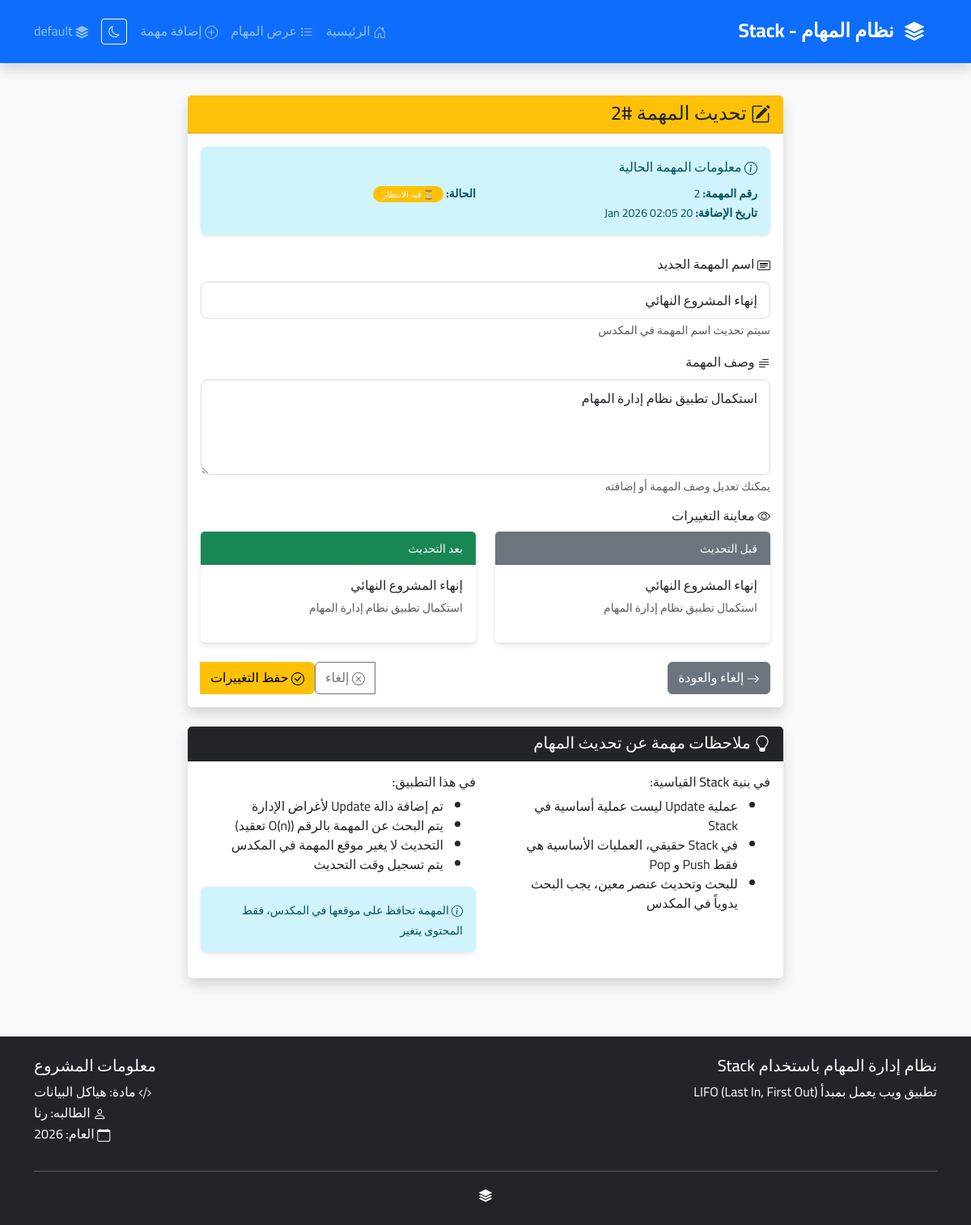
Screenshot of /update-task/2 with the database file from the repository.
### models/task_stack.py (models this page shows, shortened)
class Stack(db.Model):
    __tablename__ = 'stacks'
    id = db.Column(db.Integer, primary_key=True)
    name = db.Column(db.String(100), unique=True, nullable=False)
    created_at = db.Column(db.DateTime, default=datetime.utcnow)
    total_operations = db.Column(db.Integer, default=0)
    tasks = db.relationship('Task', backref='stack', lazy=True, cascade='all, delete-orphan')

class Task(db.Model):
    __tablename__ = 'tasks'
    id = db.Column(db.Integer, primary_key=True)
    stack_id = db.Column(db.Integer, db.ForeignKey('stacks.id'), nullable=False)
    task = db.Column(db.String(255), nullable=False)
    description = db.Column(db.Text, default='')
    status = db.Column(db.String(30), default='pending')
    created_at = db.Column(db.DateTime, default=datetime.utcnow)
    updated_at = db.Column(db.DateTime, onupdate=datetime.utcnow)
    def to_dict(self):
        return {
            'id': self.id,
            'task': self.task,
            'description': self.description,
            'status': self.status,
            'created_at': self.created_at.isoformat() if self.created_at else None,
            'updated_at': self.updated_at.isoformat() if self.updated_at else None
        }

### app.py (the view, shortened to what this page needs)
@app.route('/update-task/<int:task_id>', methods=['GET', 'POST'])
def update_task(task_id):
    stack_id = session.get('current_stack', 'default')
    stack = TaskStack(stack_id)
    task = stack.search(task_id)
    if not task:
        flash('المهمة غير موجودة!', 'danger')
        return redirect(url_for('view_tasks'))
    return render_template('update_task.html', task=task)

### app.py (called while the page is built)
def _fromisoformat(value):
    try:
        if isinstance(value, str):
            return datetime.fromisoformat(value)
        return value
    except Exception:
        return value

def _datetimeformat(value, fmt="%d %b %Y %H:%M"):
    try:
        if isinstance(value, str):
            value = datetime.fromisoformat(value)
        return value.strftime(fmt)
    except Exception:
        return value

@app.context_processor
def inject_taskstack():
    from models.task_stack import TaskStack
    return {'TaskStack': TaskStack}

@app.before_request
def initialize_session():
    if 'theme' not in session:
        session['theme'] = 'light'
    from models.task_stack import TaskStack
    default_stack = TaskStack('default')
    if default_stack.size() == 0:
        for task in DEFAULT_TASKS:
            default_stack.push(task['name'], task['description'])
    if 'current_stack' not in session:
        session['current_stack'] = 'default'
    session['initialized'] = True

### models/task_stack.py (called while the page is built)
    def search(self, task_id):
        t = Task.query.filter_by(id=task_id, stack_id=self._stack.id).first()
        return t.to_dict() if t else None

    def size(self):
        return Task.query.filter_by(stack_id=self._stack.id).count()

### templates/update_task.html (shortened to what this page needs)
{% extends "layout.html" %}
{% block content %}
<div class="row justify-content-center">
    <div class="col-md-8">
        <div class="card shadow">
            <div class="card-header bg-warning text-dark">
                <h4 class="mb-0">
                    <i class="bi bi-pencil-square"></i>
                    تحديث المهمة #{{ task.id }}
                </h4>
            </div>
            <div class="card-body">
                <form method="POST" action="{{ url_for('update_task', task_id=task.id) }}">
                    <div class="alert alert-info mb-4">
                        <h6>
                            <i class="bi bi-info-circle"></i>
                            معلومات المهمة الحالية
                        </h6>
                        <div class="row mt-2">
                            <div class="col-md-6">
                                <small><strong>رقم المهمة:</strong> {{ task.id }}</small><br>
                                <small><strong>تاريخ الإضافة:</strong> {{ task.created_at|fromisoformat|datetimeformat }}</small>
                            </div>
                            <div class="col-md-6">
                                <small><strong>الحالة:</strong>
                                    <span class="badge bg-{{
                                        'warning' if task.status == 'pending'
                                        else 'secondary' if task.status == 'in_progress'
                                        else 'success'
                                    }}">
                                        {{
                                            '⏳ قيد الانتظار' if task.status == 'pending'
                                            else '🔄 قيد التنفيذ' if task.status == 'in_progress'
                                            else '✅ مكتملة'
                                        }}
                                    </span>
                                </small>
                            </div>
                        </div>
                    </div>
                    <div class="mb-3">
                        <label for="task_name" class="form-label">
                            <i class="bi bi-card-heading"></i>
                            اسم المهمة الجديد
                        </label>
                        <input type="text" class="form-control" id="task_name"
                               name="task_name" value="{{ task.task }}"
                               required maxlength="200">
                        <div class="form-text">
                            سيتم تحديث اسم المهمة في المكدس
                        </div>
                    </div>
                    <div class="mb-3">
                        <label for="description" class="form-label">
                            <i class="bi bi-text-paragraph"></i>
                            وصف المهمة
                        </label>
                        <textarea class="form-control" id="description"
                                  name="description" rows="4">{{ task.description or '' }}</textarea>
                        <div class="form-text">
                            يمكنك تعديل وصف المهمة أو إضافته
                        </div>
                    </div>
                    <div class="mb-4">
                        <h6>
                            <i class="bi bi-eye"></i>
                            معاينة التغييرات
                        </h6>
                        <div class="row">
                            <div class="col-md-6">
                                <div class="card">
                                    <div class="card-header bg-secondary text-white">
                                        <small>قبل التحديث</small>
                                    </div>
                                    <div class="card-body">
                                        <h6>{{ task.task }}</h6>
                                        {% if task.description %}
                                        <p class="small text-muted">{{ task.description[:50] }}{% if task.description|length > 50 %}...{% endif %}</p>
                                        {% endif %}
                                    </div>
                                </div>
                            </div>
                            <div class="col-md-6">
                                <div class="card">
                                    <div class="card-header bg-success text-white">
                                        <small>بعد التحديث</small>
                                    </div>
                                    <div class="card-body">
                                        <h6 id="afterTaskName">{{ task.task }}</h6>
                                        <p class="small text-muted" id="afterDescription">
                                            {{ task.description[:50] or 'لا يوجد وصف' }}{% if task.description and task.description|length > 50 %}...{% endif %}
                                        </p>
                                    </div>
                                </div>
                            </div>
                        </div>
                    </div>
                    <div class="d-flex justify-content-between">
                        <a href="{{ url_for('view_tasks') }}" class="btn btn-secondary">
                            <i class="bi bi-arrow-right"></i> إلغاء والعودة
                        </a>
                        <div class="btn-group">
                            <a href="{{ url_for('view_tasks') }}" class="btn btn-outline-secondary">
                                <i class="bi bi-x-circle"></i> إلغاء
                            </a>
                            <button type="submit" class="btn btn-warning">
                                <i class="bi bi-check-circle"></i>
                                حفظ التغييرات
                            </button>
                        </div>
                    </div>
                </form>
            </div>
        </div>
        <div class="card shadow mt-4">
            <div class="card-header bg-dark text-white">
                <h5 class="mb-0">
                    <i class="bi bi-lightbulb"></i>
                    ملاحظات مهمة عن تحديث المهام
                </h5>
            </div>
            <div class="card-body">
                <div class="row">
                    <div class="col-md-6">
                        <h6>في بنية Stack القياسية:</h6>
                        <ul>
                            <li>عملية Update ليست عملية أساسية في Stack</li>
                            <li>في Stack حقيقي، العمليات الأساسية هي فقط Push و Pop</li>
                            <li>للبحث وتحديث عنصر معين، يجب البحث يدوياً في المكدس</li>
                        </ul>
                    </div>
                    <div class="col-md-6">
                        <h6>في هذا التطبيق:</h6>
                        <ul>
                            <li>تم إضافة دالة Update لأغراض الإدارة</li>
                            <li>يتم البحث عن المهمة بالرقم (O(n) تعقيد)</li>
                            <li>التحديث لا يغير موقع المهمة في المكدس</li>
                            <li>يتم تسجيل وقت التحديث</li>
                        </ul>
                        <div class="alert alert-info mt-2">
                            <small>
                                <i class="bi bi-info-circle"></i>
                                المهمة تحافظ على موقعها في المكدس، فقط المحتوى يتغير
                            </small>
                        </div>
                    </div>
                </div>
            </div>
        </div>
    </div>
</div>
{% endblock %}

### templates/layout.html (shortened to what this page needs)
<!DOCTYPE html>
<html lang="ar" dir="rtl">
<head>
    <link href="https://cdn.jsdelivr.net/npm/bootstrap@5.3.0/dist/css/bootstrap.min.css" rel="stylesheet">
    <link rel="stylesheet" href="https://cdn.jsdelivr.net/npm/bootstrap-icons@1.10.0/font/bootstrap-icons.css">
    <link rel="stylesheet" href="{{ url_for('static', filename='css/style.css') }}">
</head>
<body class="{{ 'dark-mode' if session.get('theme') == 'dark' else 'light-mode' }}">
    <nav class="navbar navbar-expand-lg navbar-dark bg-primary shadow">
        <div class="container">
            <a class="navbar-brand" href="{{ url_for('index') }}">
                <i class="bi bi-stack"></i>
                <span class="me-2">نظام المهام - Stack</span>
            </a>
            <div class="collapse navbar-collapse" id="navbarNav">
                <ul class="navbar-nav me-auto">
                    <li class="nav-item">
                        <a class="nav-link" href="{{ url_for('index') }}">
                            <i class="bi bi-house-door"></i> الرئيسية
                        </a>
                    </li>
                    <li class="nav-item">
                        <a class="nav-link" href="{{ url_for('view_tasks') }}">
                            <i class="bi bi-list-task"></i> عرض المهام
                        </a>
                    </li>
                    <li class="nav-item">
                        <a class="nav-link" href="{{ url_for('add_task') }}">
                            <i class="bi bi-plus-circle"></i> إضافة مهمة
                        </a>
                    </li>
                </ul>
                <button class="btn btn-outline-light btn-sm me-2" id="themeToggle">
                    <i class="bi bi-{{ 'moon' if session.get('theme') == 'light' else 'sun' }}"></i>
                </button>
                <span class="navbar-text me-3">
                    <i class="bi bi-stack"></i>
                    <span id="currentStack">{{ session.get('current_stack', 'default') }}</span>
                </span>
            </div>
        </div>
    </nav>
    <main class="container my-4">
        {% block content %}{% endblock %}
    </main>
    <footer class="bg-dark text-white py-4 mt-5">
        <div class="container">
            <div class="row">
                <div class="col-md-6">
                    <h5>نظام إدارة المهام باستخدام Stack</h5>
                    <p class="mb-0">تطبيق ويب يعمل بمبدأ LIFO (Last In, First Out)</p>
                </div>
                <div class="col-md-6 text-start">
                    <h5>معلومات المشروع</h5>
                    <ul class="list-unstyled">
                        <li><i class="bi bi-code-slash"></i> مادة: هياكل البيانات</li>
                        <li><i class="bi bi-person"></i> الطالبه: رنا</li>
                        <li><i class="bi bi-calendar"></i> العام: 2026</li>
                    </ul>
                </div>
            </div>
            <hr class="bg-light">
            <div class="text-center">
                <p class="mb-0">
                    <i class="bi bi-stack"></i>
                </p>
            </div>
        </div>
    </footer>
</body>
</html>

### static/css/style.css (style rules this page uses)
:root { --primary-color: #2C3E50; --secondary-color: #3498DB; --success-color: #27AE60; --danger-color: #E74C3C; --warning-color: #F39C12; --info-color: #17A2B8; --light-color: #ECF0F1; --dark-color: #2C3E50; --border-radius: 8px; }
* { font-family: 'Cairo', sans-serif; }
body { background-color: #f8f9fa; min-height: 100vh; display: flex; flex-direction: column; }
main { flex: 1; }
.alert { border-radius: var(--border-radius); border: none; box-shadow: 0 2px 4px rgba(0,0,0,0.1); }
.card { transition: transform 0.3s, box-shadow 0.3s; border: none; box-shadow: 0 4px 6px rgba(0,0,0,0.1); }
.form-control, .form-select { border-radius: var(--border-radius); border: 1px solid #ddd; padding: 10px 15px; }
.navbar { box-shadow: 0 2px 10px rgba(0,0,0,0.1); padding: 15px 0; }
.navbar-brand { font-weight: bold; font-size: 1.5rem; }
footer { margin-top: auto; }
.bi { vertical-align: middle; }
.badge { border-radius: 20px; padding: 5px 12px; font-weight: 500; }

### rows the page displays
Stack: get "default"
Task: status "⏳ قيد الانتظار", task_name "إنهاء المشروع النهائي", description "استكمال تطبيق نظام إدارة المهام", task "إنهاء المشروع النهائي"

### other values shown
{{ task.id }} "2"
{{ task.created_at|fromisoformat|datetimeformat }} "20 Jan 2026 02:05"
